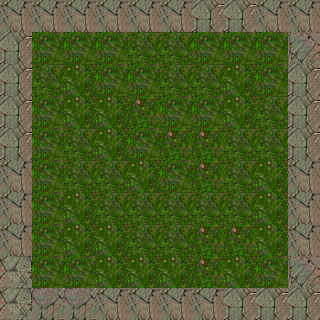

A 2D game scene composited from a Tiled map and its tileset images. What follows is a short description and the map's XML, with each tile layer's data collapsed to a summary:
An orthogonal 10x10 tile map with 32x32 px tiles, 1 tile layer (Capa de Patrones 1), 2 tilesets.

<map version="1.0" orientation="orthogonal" renderorder="right-down" width="10" height="10" tilewidth="32" tileheight="32">
 <tileset firstgid="1" name="grass" tilewidth="32" tileheight="32">
  <image source="grass.png" width="128" height="128" />
  <tile id="1">
   <properties>
    <property name="blocked" value="true" />
   </properties>
  </tile>
 </tileset>
 <tileset firstgid="17" name="rock" tilewidth="32" tileheight="32">
  <image source="rocks.png" width="128" height="128" />
 </tileset>
 <layer name="Capa de Patrones 1" width="10" height="10">
  <data>[100 cells, 100 non-empty, 9 distinct tile ids]</data>
 </layer>
</map>
